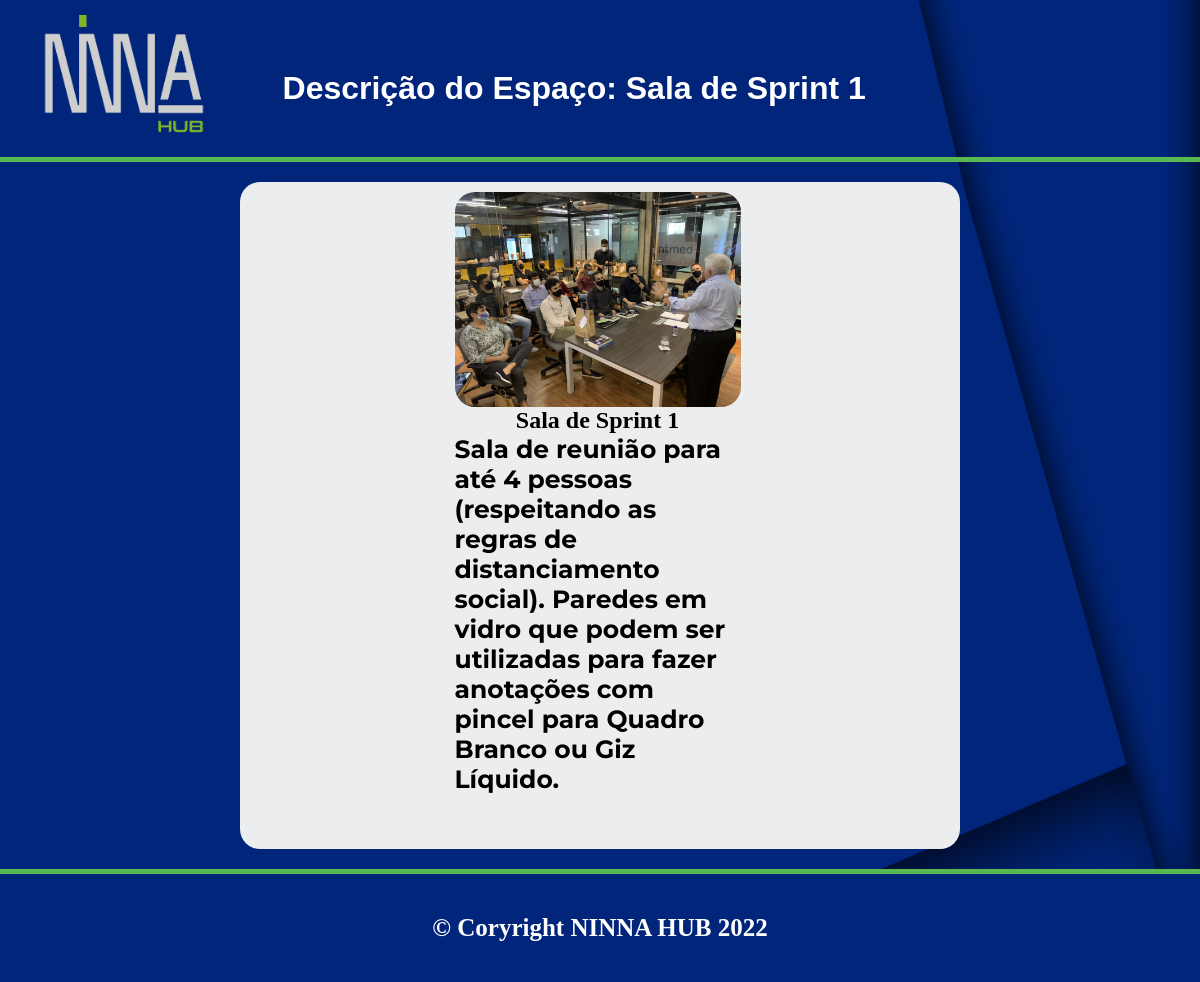
/4, run on the app's committed database.
### registro/models.py (models this page shows, shortened)
class Espacos(models.Model):
    nome = models.CharField(max_length=30)
    descricao = models.TextField(max_length=1000)
    imagem1 = models.ImageField(upload_to='fotos/espacos/imagem1', blank=True)
    imagem2 = models.ImageField(upload_to='fotos/espacos/imagem2', blank=True)
    imagem3 = models.ImageField(upload_to='fotos/espacos/imagem3', blank=True)
    imagem4 = models.ImageField(upload_to='fotos/espacos/imagem4', blank=True)

### registro/views.py (the view)
# urls.py: path('<int:espaco_id>', views.descricao, name='descricao'),
def descricao(request, espaco_id):
    espaco = get_object_or_404(Espacos, pk=espaco_id)
    espacos_a_exibir = {
        'espaco' : espaco
    }
    return render(request, 'descricao.html', espacos_a_exibir)

### registro/templates/descricao.html (shortened to what this page needs)
{% extends 'base.html' %}
{% load static %}
{% block 'head' %}
  <link rel="stylesheet" href="{% static 'registro/css/home.css' %}" />
{% endblock %}
{% block 'body' %}
  <header>
    <img src="{% static 'registro/img/NINNA CINZA.png' %}" alt="" />
    <h1>Descrição do Espaço: {{ espaco.nome }}</h1>
  </header>
  <main>
    <div class="div-branca">
      <div class="mae-espacos">
        <div class="espacos">
            <img src="{{ espaco.imagem1.url }}" alt="">
            <h2>{{espaco.nome}}</h2>
            <p>{{ espaco.descricao }}</p>
        </div>
      </div>
  </div>
  </main>
  <footer>
    <p>&copy; Coryright NINNA HUB 2022</p>
  </footer>
{% endblock %}

### templates/static/registro/css/home.css (style rules this page uses)
* { margin: 0; padding: 0; }
body { background: url(../img/background.png) center center / cover; }
header { display: flex; justify-content: space-around; padding-bottom: 20px; border-bottom: 5px solid #57B952; }
header img { width: 15%; padding-top: 10px; }
header h1 { padding-top: 70px; padding-right: 300px; color: white; font-family: 'Oswald', sans-serif; font-weight: bold; }
.div-branca { background: #ECEDEE; width: 60%; margin: 0 auto; margin-top: 20px; margin-bottom: 20px; border-radius: 20px; padding-bottom: 10px; }
.mae-espacos { display: flex; flex-wrap: wrap; justify-content: space-around; padding-right: 5px; }
.espacos { display: flex; flex-wrap: wrap; width: 40%; justify-content: center; margin: 10px; margin-bottom: 30px; }
.espacos p { font-size: 25px; margin-bottom: 5px; font-weight: bold; padding-bottom: 10px; font-family: 'Montserrat', sans-serif; color: black; }
.espacos img { width: 100%; text-align: center; border-radius: 20px; }
footer { background: #00257A; border-top: 5px solid #57B952; color: white; padding: 40px; text-align: center; font-size: 25px; font-weight: bold; }

### data on the page
Espacos: nome "Sala de Sprint 1", imagem1 (picture), descricao "Sala de reunião para até 4 pessoas (respeitando as regras de distanciamento social). Paredes em vidro que podem ser utilizadas para fazer anotações com pincel para Quadro Branco ou Giz Líquido."
